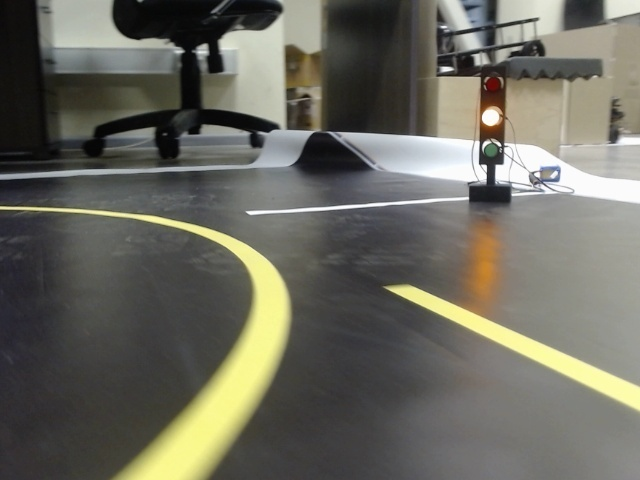
#> input picture 1.JPEG, 640 x 480 px, given in place of the camera
$ python wide0.py
#> lines starting #> are read from the running program, lines starting #| are printed output that depends on the picture; after the words box and inside, x2 and y2 are one past the last pixel; in counts of white or black regions, pixels touching at a corner belong together

import numpy as np
import cv2

class Image:

    def __init__(self):
        self.image = None
        self.contourCenterX = 0
        self.MainContour = None

    def Process(self):
        imgray = cv2.cvtColor(self.image,cv2.COLOR_BGR2GRAY) #Convert to Gray Scale
        ret, thresh = cv2.threshold(imgray,100,255,cv2.THRESH_BINARY_INV) #Get Threshold

        self.contours= cv2.findContours(thresh,cv2.RETR_TREE,cv2.CHAIN_APPROX_SIMPLE)[0] #Get contour
        #print(self.contours)
        self.prev_MC = self.MainContour
        if self.contours:
            print(self.contours)
            self.MainContour = max(self.contours, key=cv2.contourArea)

            self.height, self.width  = self.image.shape[:2]

            self.middleX = int(self.width/2) #Get X coordenate of the middle point
            self.middleY = int(self.height/2) #Get Y coordenate of the middle point

            self.prev_cX = self.contourCenterX
            if self.getContourCenter(self.MainContour) != 0:
                self.contourCenterX = self.getContourCenter(self.MainContour)[0]
                if abs(self.prev_cX-self.contourCenterX) > 5:
                    self.correctMainContour(self.prev_cX)
            else:
                self.contourCenterX = 0

            self.dir =  int((self.middleX-self.contourCenterX) * self.getContourExtent(self.MainContour))

            cv2.drawContours(self.image,self.MainContour,-1,(0,255,0),3) #Draw Contour GREEN
            cv2.circle(self.image, (self.contourCenterX, self.middleY), 7, (255,255,255), -1) #Draw dX circle WHITE
            cv2.circle(self.image, (self.middleX, self.middleY), 3, (0,0,255), -1) #Draw middle circle RED
            print('ok')
            font = cv2.FONT_HERSHEY_SIMPLEX
            cv2.putText(self.image,str(self.middleX-self.contourCenterX),(self.contourCenterX+20, self.middleY), font, 1,(200,0,200),2,cv2.LINE_AA)
            cv2.putText(self.image,"Weight:%.3f"%self.getContourExtent(self.MainContour),(self.contourCenterX+20, self.middleY+35), font, 0.5,(200,0,200),1,cv2.LINE_AA)

    def getContourCenter(self, contour):
        M = cv2.moments(contour)

        if M["m00"] == 0:
            return 0

        x = int(M["m10"]/M["m00"])
        y = int(M["m01"]/M["m00"])

        return [x,y]

    def getContourExtent(self, contour):
        area = cv2.contourArea(contour)
        x,y,w,h = cv2.boundingRect(contour)
        rect_area = w*h
        if rect_area > 0:
            return (float(area)/rect_area)

    def Aprox(self, a, b, error):
        if abs(a - b) < error:
            return True
        else:
            return False

    def correctMainContour(self, prev_cx):
        if abs(prev_cx-self.contourCenterX) > 5:
            for i in range(len(self.contours)):
                if self.getContourCenter(self.contours[i]) != 0:
                    tmp_cx = self.getContourCenter(self.contours[i])[0]
                    if self.Aprox(tmp_cx, prev_cx, 5) == True:
                        self.MainContour = self.contours[i]
                        if self.getContourCenter(self.MainContour) != 0:
                            self.contourCenterX = self.getContourCenter(self.MainContour)[0]

print("Recording...")
cap = cv2.VideoCapture(0)
no_points_count = 0
im = Image()
while(cap.isOpened()):
#for qwerty in xrange(500):
    ret, frame = cap.read()
#> frame is the input picture: shape (480, 640, 3); mean B, G, R 96.1, 106.3, 107.3
    im.image = frame
    im.Process()
#> in Process, `imgray = cv2.cvtColor(self.image,cv2.COLOR_BGR2GRAY)`:
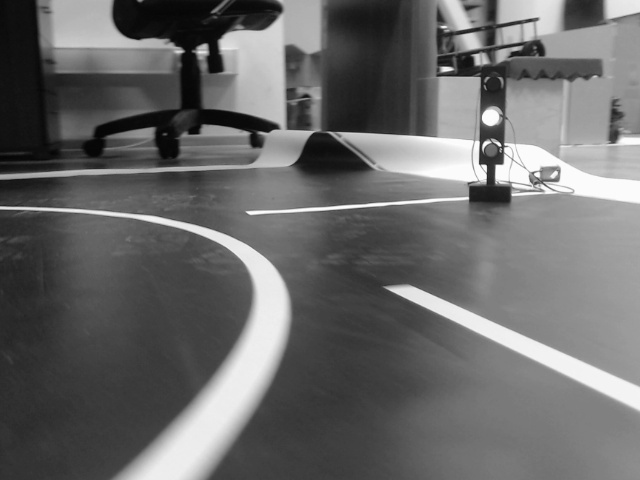
#> imgray: shape (480, 640); min 4, max 255, mean 105.4
#> in Process, `ret, thresh = cv2.threshold(imgray,100,255,cv2.THRESH_BINARY_INV)`:
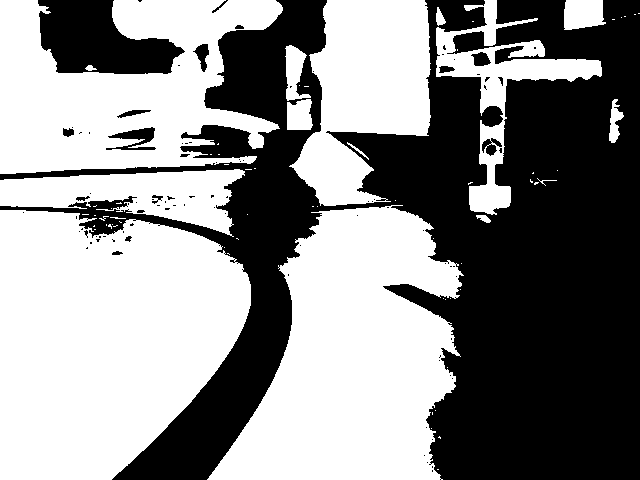
#> thresh: shape (480, 640); 54.3% white; 92 black regions (74 under 20 px)
#> in Process, `self.contours= cv2.findContours(thresh,cv2.RETR_TREE,cv2.CHAIN_APPROX_..`: self.contours = 183 contours, 148 with area under 20; largest, box (x1, y1, x2, y2) and area: (0, 210, 251, 480) 52788, (207, 205, 464, 480) 43943, (0, 0, 283, 174) 31183, (289, 0, 431, 206) 18050, (0, 169, 245, 237) 8424
#> (printed output is left out)
#> in Process, `self.MainContour = max(self.contours, key=cv2.contourArea)`: self.MainContour = contour of 264 points, box (x1, y1, x2, y2) (0, 210, 251, 480), area 52788
#> in getContourCenter, `M = cv2.moments(contour)`: M = moments, m00 52788, centre m10/m00, m01/m00 = (104.8, 338.5)
#> in getContourCenter, `x = int(M["m10"]/M["m00"])`: x = 104
#> in getContourCenter, `y = int(M["m01"]/M["m00"])`: y = 338
#> in Process, `self.contourCenterX = self.getContourCenter(self.MainContour)[0]`: self.contourCenterX = 104
#> the loop in correctMainContour, `for i in range(len(self.contours)):` made 183 passes
#> tmp_cx on passes 2, 18, 20, 23, 24, 25, 29, 30, 31, 32, 33, 34: 439, 93, 109, 116, 102, 483, 104, 242, 237, 231, 234, 224
#> tmp_cx on passes 61 to 66: 353, 432, 432, 429, 427, 424
#> in getContourExtent, `area = cv2.contourArea(contour)`: area = 52788
#> in getContourExtent, `x,y,w,h = cv2.boundingRect(contour)`: x = 0; y = 210; w = 251; h = 270
#> in getContourExtent, `rect_area = w*h`: rect_area = 67770
#> in Process, `self.dir =  int((self.middleX-self.contourCenterX) * self.getContourEx..`: self.dir = 168
#> in Process, `cv2.circle(self.image, (self.middleX, self.middleY), 3, (0,0,255), -1)`: self.image: shape (480, 640, 3); mean B, G, R 95.7, 107.1, 106.8
#> in Process, `cv2.putText(self.image,"Weight:%.3f"%self.getContourExtent(self.MainCo..`:
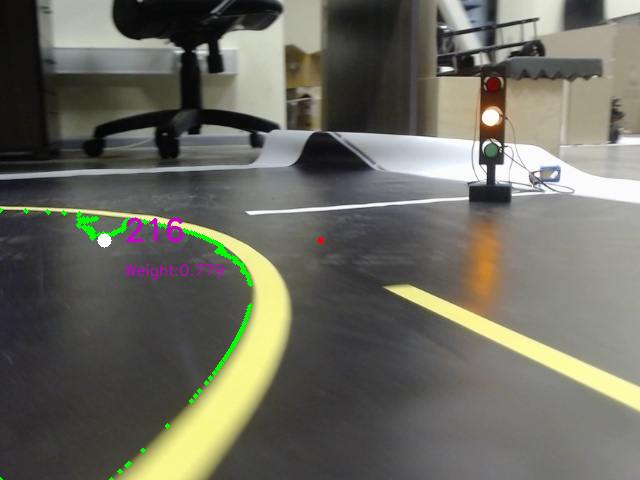
#> self.image: shape (480, 640, 3); mean B, G, R 96.1, 106.8, 107.1

    #if ret==True:
        #frame = cv2.flip(frame,0)

        # write the flipped frame


    cv2.imshow('frame',im.image)
    if cv2.waitKey(1) & 0xFF == ord('q'):
#> (key q is pressed here)
        break

$ run again, on 2.JPEG
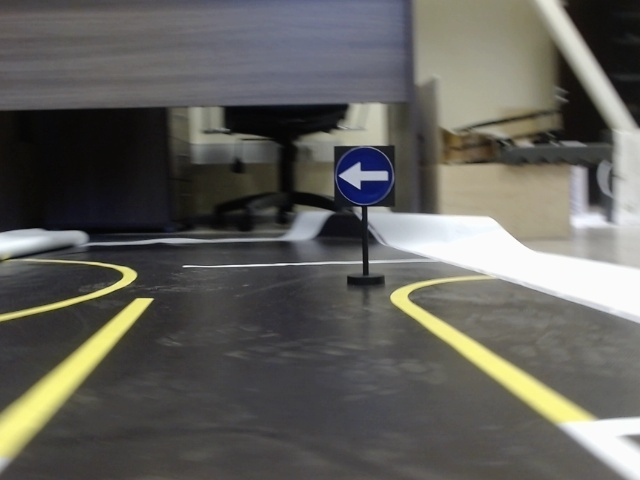
#> input picture 2.JPEG, 640 x 480 px, given in place of the camera
#> frame is the input picture: shape (480, 640, 3); mean B, G, R 92.1, 97.1, 98.1
#> in Process, `ret, thresh = cv2.threshold(imgray,100,255,cv2.THRESH_BINARY_INV)`:
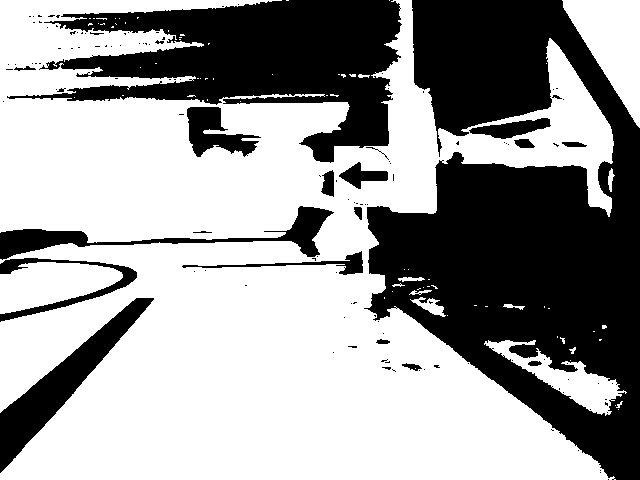
#> thresh: shape (480, 640); 60.9% white; 128 black regions (105 under 20 px)
#> self.contours = 226 contours, 197 with area under 20; largest, box (x1, y1, x2, y2) and area: (0, 0, 616, 480) 175880, (562, 0, 640, 128) 5130, (0, 262, 123, 314) 4051, (484, 340, 627, 416) 2956, (186, 106, 262, 158) 2047
#> (printed output is left out)
#> self.MainContour = contour of 2046 points, box (x1, y1, x2, y2) (0, 0, 616, 480), area 175880
#> M = moments, m00 175880.5, centre m10/m00, m01/m00 = (253, 274)
#> in getContourCenter, `x = int(M["m10"]/M["m00"])`: x = 253
#> in getContourCenter, `y = int(M["m01"]/M["m00"])`: y = 274
#> self.contourCenterX = 253
#> the loop in correctMainContour, `for i in range(len(self.contours)):` made 226 passes
#> tmp_cx on passes 3, 5, 6, 7, 8, 9, 10, 11: 619, 572, 565, 607, 590, 606, 605, 563
#> area = 2
#> in getContourExtent, `x,y,w,h = cv2.boundingRect(contour)`: y = 100; w = 3
#> rect_area = 9
#> self.dir = 70
#> in Process, `cv2.putText(self.image,"Weight:%.3f"%self.getContourExtent(self.MainCo..`:
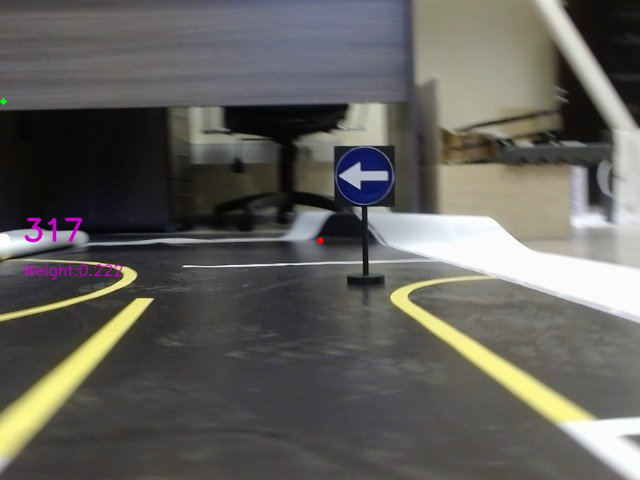
#> self.image: shape (480, 640, 3); mean B, G, R 92.4, 97, 98.5

$ run again, on 3.JPEG
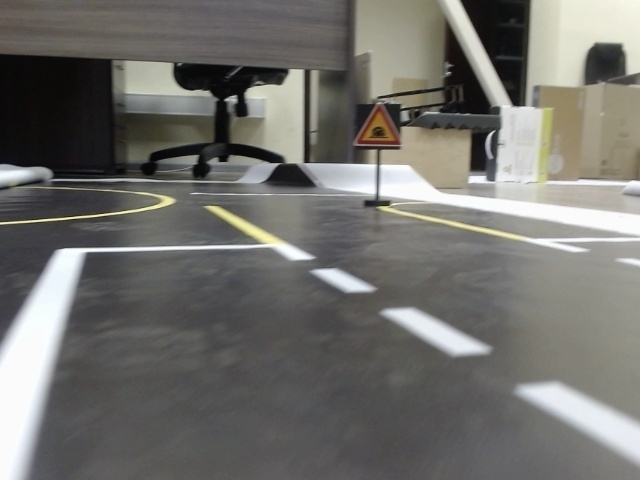
#> input picture 3.JPEG, 640 x 480 px, given in place of the camera
#> frame is the input picture: shape (480, 640, 3); mean B, G, R 109, 113, 113.9
#> in Process, `ret, thresh = cv2.threshold(imgray,100,255,cv2.THRESH_BINARY_INV)`:
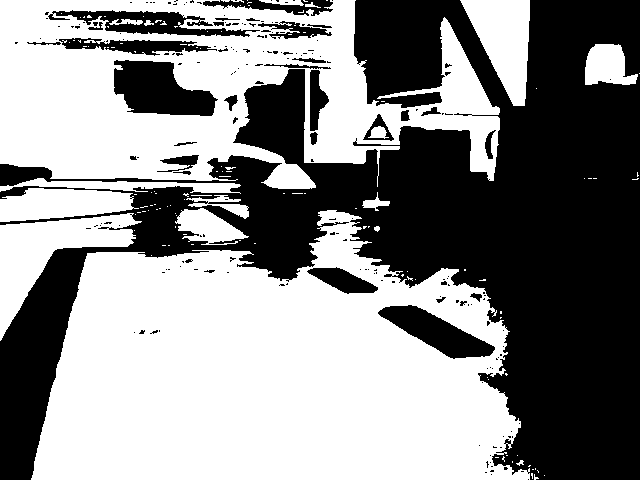
#> thresh: shape (480, 640); 54.5% white; 196 black regions (163 under 20 px)
#> self.contours = 345 contours, 281 with area under 20; largest, box (x1, y1, x2, y2) and area: (31, 210, 530, 480) 96875, (0, 0, 500, 189) 63284, (0, 213, 142, 341) 6076, (460, 0, 530, 106) 4222, (113, 59, 219, 117) 4040
#> (printed output is left out)
#> self.MainContour = contour of 855 points, box (x1, y1, x2, y2) (31, 210, 530, 480), area 96875
#> M = moments, m00 96875, centre m10/m00, m01/m00 = (274.6, 372.2)
#> in getContourCenter, `x = int(M["m10"]/M["m00"])`: x = 274
#> in getContourCenter, `y = int(M["m01"]/M["m00"])`: y = 372
#> self.contourCenterX = 274
#> the loop in correctMainContour, `for i in range(len(self.contours)):` made 345 passes
#> tmp_cx on passes 2, 3, 7, 9, 11, 16, 17, 18: 535, 531, 529, 520, 502, 505, 500, 500
#> area = 96875
#> in getContourExtent, `x,y,w,h = cv2.boundingRect(contour)`: x = 31; y = 210; w = 499; h = 270
#> rect_area = 134730
#> self.dir = 33
#> in Process, `cv2.putText(self.image,"Weight:%.3f"%self.getContourExtent(self.MainCo..`:
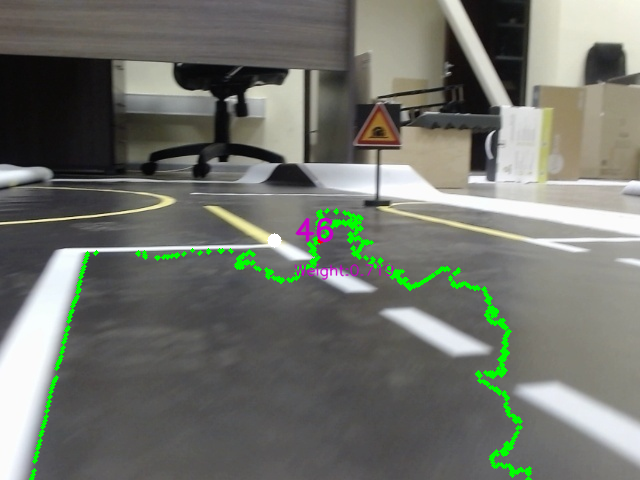
#> self.image: shape (480, 640, 3); mean B, G, R 107.6, 115.3, 112.5

$ run again, on 4.JPEG
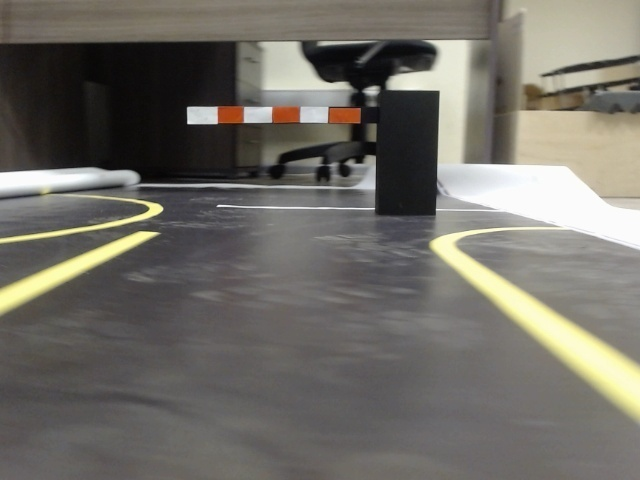
#> input picture 4.JPEG, 640 x 480 px, given in place of the camera
#> frame is the input picture: shape (480, 640, 3); mean B, G, R 102.9, 109.9, 112.8
#> in Process, `ret, thresh = cv2.threshold(imgray,100,255,cv2.THRESH_BINARY_INV)`:
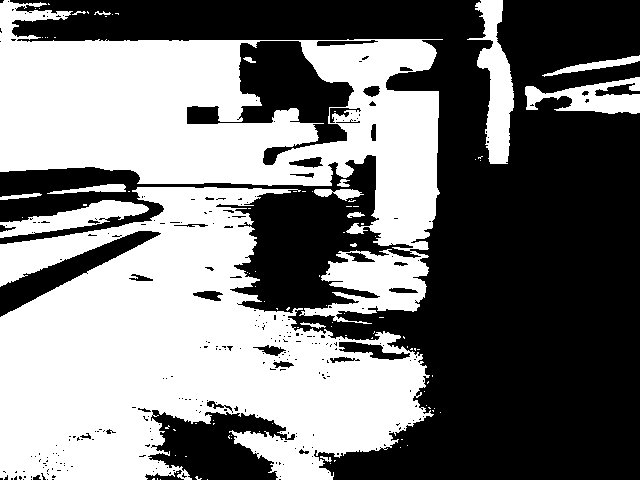
#> thresh: shape (480, 640); 47.9% white; 99 white regions (82 under 20 px)
#> self.contours = 408 contours, 356 with area under 20; largest, box (x1, y1, x2, y2) and area: (0, 187, 434, 480) 77329, (0, 0, 443, 324) 68116, (186, 40, 355, 166) 8188, (467, 0, 514, 164) 3300, (0, 200, 149, 238) 2190
#> (printed output is left out)
#> self.MainContour = contour of 1570 points, box (x1, y1, x2, y2) (0, 187, 434, 480), area 77329
#> M = moments, m00 77329, centre m10/m00, m01/m00 = (180.7, 354.6)
#> in getContourCenter, `x = int(M["m10"]/M["m00"])`: x = 180
#> in getContourCenter, `y = int(M["m01"]/M["m00"])`: y = 354
#> in Process, `self.contourCenterX = self.getContourCenter(self.MainContour)[0]`: self.contourCenterX = 180
#> the loop in correctMainContour, `for i in range(len(self.contours)):` made 408 passes
#> tmp_cx on passes 4, 5, 8, 9, 17, 19, 20, 22: 153, 197, 334, 326, 228, 174, 166, 213
#> area = 4
#> in getContourExtent, `x,y,w,h = cv2.boundingRect(contour)`: x = 2; y = 470; w = 4; h = 3
#> rect_area = 12
#> self.dir = 105
#> in Process, `cv2.putText(self.image,"Weight:%.3f"%self.getContourExtent(self.MainCo..`:
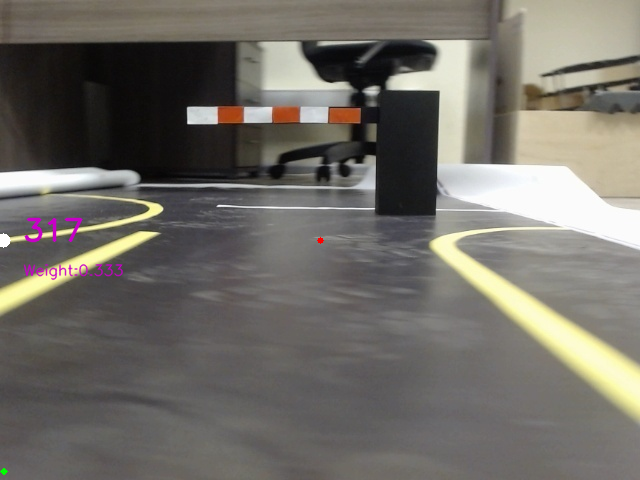
#> self.image: shape (480, 640, 3); mean B, G, R 103.2, 109.6, 113
